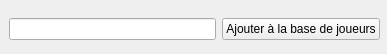
<?xml version="1.0" encoding="UTF-8"?>
<ui version="4.0">
 <class>Form</class>
 <widget class="QWidget" name="Form">
  <property name="geometry">
   <rect>
    <x>0</x>
    <y>0</y>
    <width>387</width>
    <height>54</height>
   </rect>
  </property>
  <property name="windowTitle">
   <string>Form</string>
  </property>
  <widget class="QWidget" name="horizontalLayoutWidget">
   <property name="geometry">
    <rect>
     <x>9</x>
     <y>9</y>
     <width>371</width>
     <height>41</height>
    </rect>
   </property>
   <layout class="QHBoxLayout" name="horizontalLayout">
    <item>
     <widget class="QLineEdit" name="lineEdit"/>
    </item>
    <item>
     <widget class="QPushButton" name="pushButton">
      <property name="text">
       <string>Ajouter à la base de joueurs</string>
      </property>
     </widget>
    </item>
   </layout>
  </widget>
 </widget>
 <resources/>
 <connections/>
</ui>
